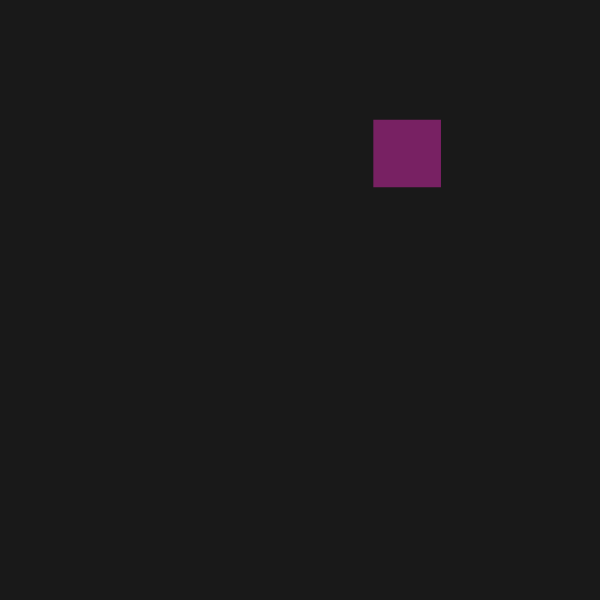
Frame 1 (no input)
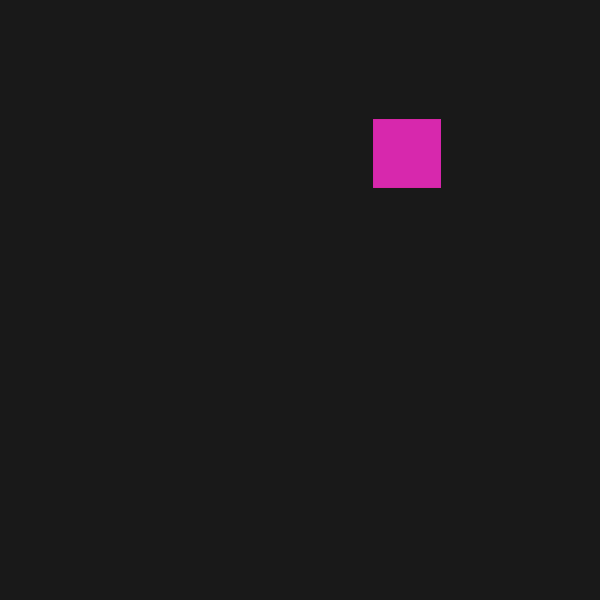
Frame 60 (no input)
Frame 120 (the mouse pressed at the canvas centre since frame 60): identical to frame 60, image omitted

The p5.js sketch that drew these frames (run headless with seeded random() and noise() and a simulated clock; from frame 60 on, the mouse is pressed at the canvas centre):

// p5.js sketch
// ── sketch.js
let baseColorValue = 0.5;
let x, y;
let squareSize;
let redVal, greenVal, blueVal;

function setup() {
  createCanvas(600, 600);
  background(25);

  x = random(50, width - 50);
  y = random(50, height - 50);

  let colorVariation = (0.5 * sin(PI / 4) + 1) / 2;
  redVal = baseColorValue + colorVariation / 2;
  greenVal = baseColorValue - colorVariation / 2;
  blueVal = colorVariation;

  squareSize = (0.5 * sin(PI / 4) + 1) * 50;
}

function draw() {
  noStroke();
  fill(redVal * 255, greenVal * 255, blueVal * 255, 127);
  rect(x - squareSize / 2, y - squareSize / 2, squareSize, squareSize);
}
